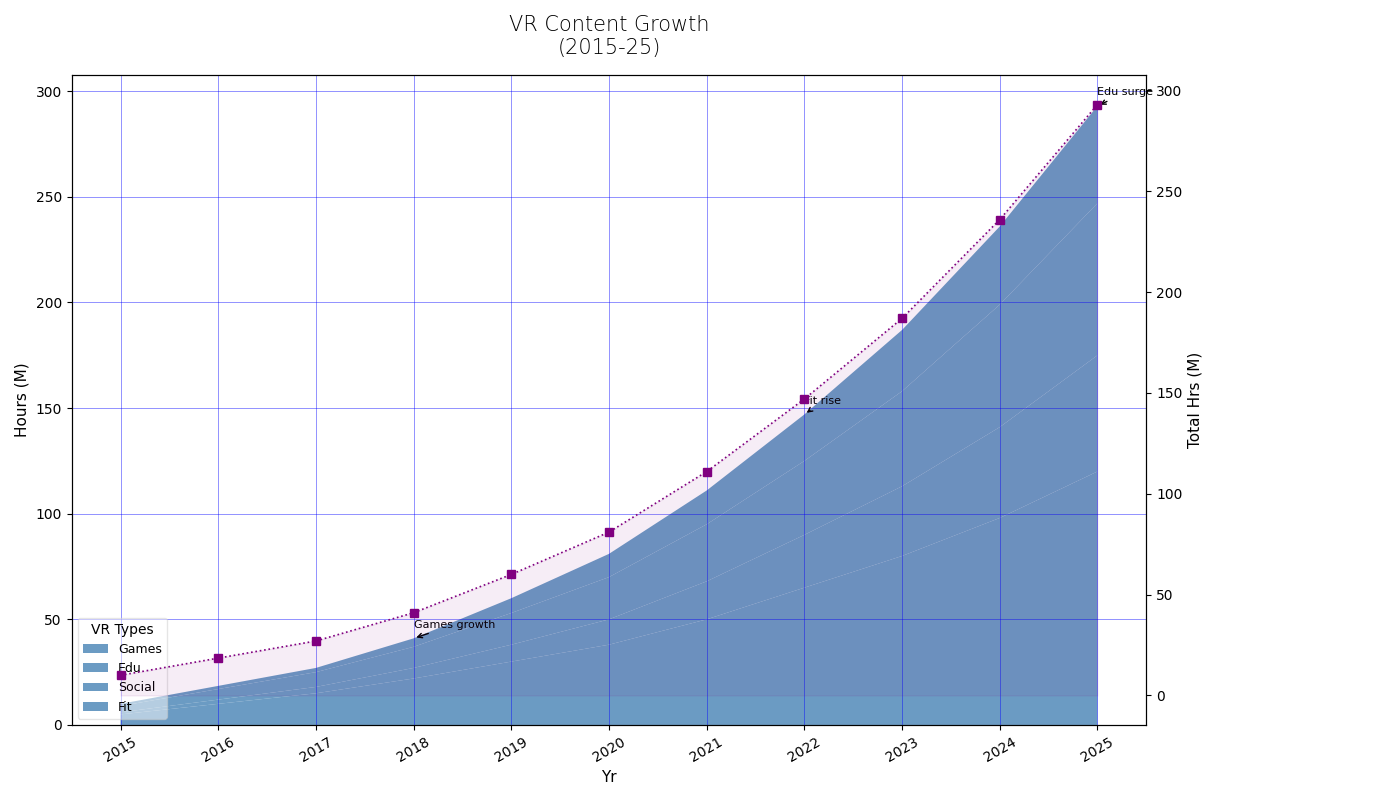

Write Python code to recreate this figure.
import matplotlib.pyplot as plt
import numpy as np

years = np.arange(2015, 2026)
vr_categories = ["Games", "Edu", "Social", "Fit"]

vr_data = np.array([
    [5, 10, 15, 22, 30, 38, 50, 65, 80, 98, 120],
    [1, 2, 3, 5, 8, 12, 18, 25, 33, 43, 55],
    [3, 5, 7, 10, 15, 20, 27, 35, 45, 58, 72],
    [1, 1.5, 2, 4, 7, 11, 16, 22, 29, 37, 46]
])

fig, ax = plt.subplots(figsize=(14, 8))

consistent_color = '#4682B4'

ax.stackplot(years, vr_data, labels=vr_categories, colors=[consistent_color]*len(vr_categories), alpha=0.8)

ax.set_title('VR Content Growth\n(2015-25)', fontsize=15, fontweight='light', pad=15)
ax.set_xlabel('Yr', fontsize=11)
ax.set_ylabel('Hours (M)', fontsize=11)

ax.set_xticks(years)
ax.set_xticklabels(years, rotation=30, ha='center')

ax.legend(title='VR Types', loc='lower left', fontsize=9, fancybox=True, framealpha=0.5)

ax.grid(color='blue', linestyle='-', linewidth=0.6, axis='both', alpha=0.5)

annotations = {
    2022: 'Fit rise',
    2018: 'Games growth',
    2025: 'Edu surge'
}

for year, annotation in annotations.items():
    ax.annotate(annotation, xy=(year, vr_data[:, years.tolist().index(year)].sum()), 
                xytext=(year, vr_data[:, years.tolist().index(year)].sum() + 5),
                arrowprops=dict(facecolor='gray', arrowstyle='->'), fontsize=8, ha='left')

ax2 = ax.twinx()
total_consumption = vr_data.sum(axis=0)
ax2.plot(years, total_consumption, label='Total', color='purple', linestyle=':', marker='s', markersize=6, linewidth=1.2)
ax2.fill_between(years, total_consumption, color='purple', alpha=0.07)

ax2.set_ylabel('Total Hrs (M)', fontsize=11)

plt.tight_layout(rect=[0, 0, 0.87, 1])
plt.show()
